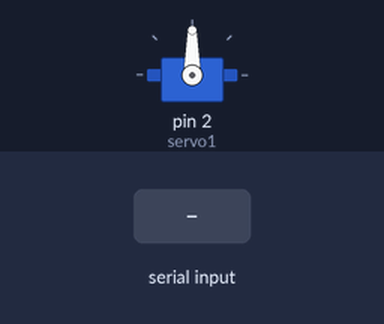
The sketch below on a simulated Arduino Uno, built with avr-gcc and run on an emulated ATmega328P. On the bench: servo. Inputs (shaded band) come from the test bench.

Above: at 1.2 s.
1.3 s: "C" received over Serial
At 1.9 s:
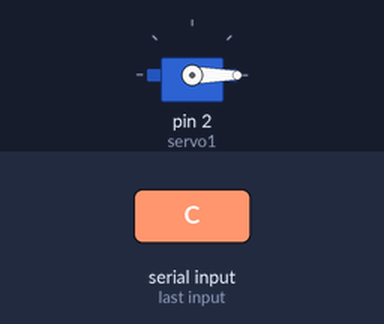
2.8 s: "B" received over Serial
At 4.2 s:
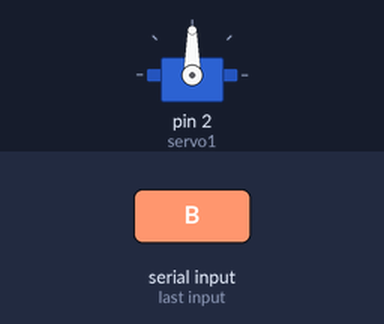
Timing chart, 0 to 5.8 s (numbered marks = the images above; inputs shaded):
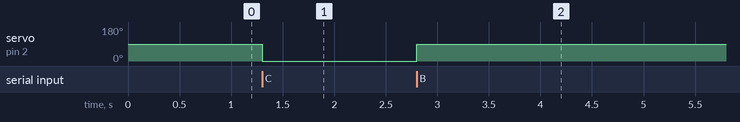

The sketch:

mariana.ino
```cpp
#include <Servo.h>

Servo servo1;

int M=2;
int estado = '0';


void setup()  {
  Serial.begin(9600);
  servo1.attach(2,600,1500);

}

void loop()  {

  if(Serial.available()>0){        // lee el bluetooth y almacena en estado
    estado = Serial.read();
  }
  if(estado=='B'){           // Boton desplazar al Frente
  servo1.write(90);

  }

   if (estado== 'C'){
  servo1.write (0);
 }


    }
```

Measured:
- after the input at 1.3 s, servo on pin 2 (servo1): 90° → 0° at once
- after the input at 2.8 s, servo on pin 2 (servo1): 0° → 90° at once
